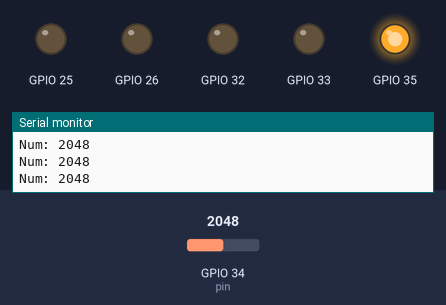
Recording of a sketch running on a simulated ESP32. Shown: output pins drawn as LEDs (lit = HIGH), the last lines printed to the serial monitor. The test bench sets the inputs (shaded band); at power-on: GPIO 34 (pin) = 2048.

Above: at 1.2 s.
1.3 s: GPIO 34 (pin) set to 315
3.2 s: GPIO 34 (pin) set to 267
At 4.1 s:
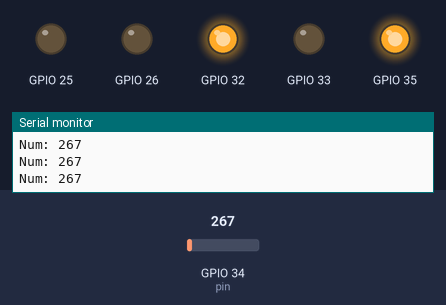
5.1 s: GPIO 34 (pin) set to 160
At 6.8 s:
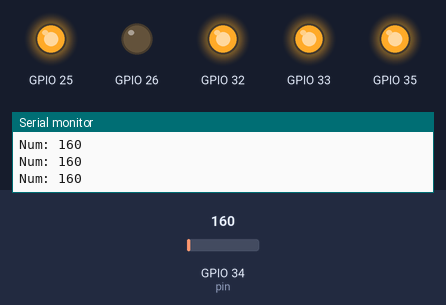
7.1 s: GPIO 34 (pin) set to 149
At 8.4 s:
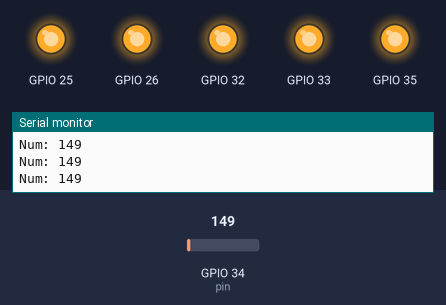
9.1 s: GPIO 34 (pin) set to 220
At 10.0 s:
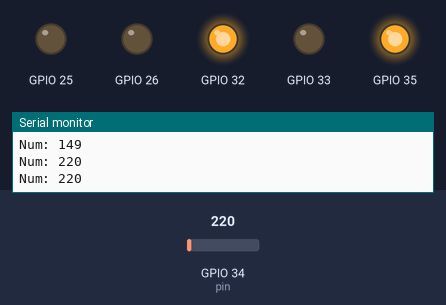
11.1 s: GPIO 34 (pin) set to 140
At 12.7 s:
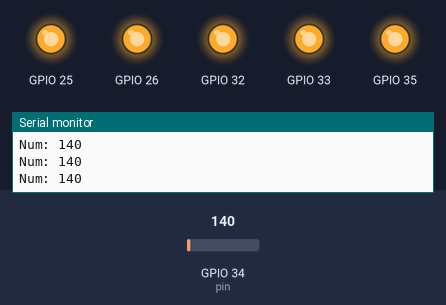
Timing chart, 0 to 14.1 s (numbered marks = the images above; inputs shaded):
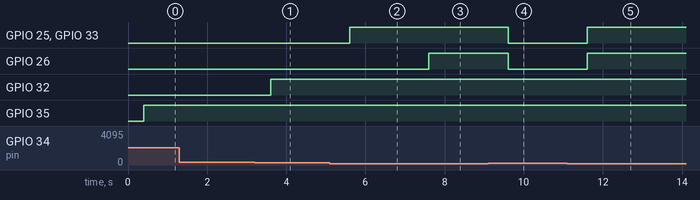

Measured:
- the behaviour switches between 300 and 299 on GPIO 34 (pin) (found by bisection; images 0 and 1)
- the behaviour switches between 160 and 159 on GPIO 34 (pin) (found by bisection; images 2 and 3)
- after the input at 3.2 s, GPIO 32: LOW → HIGH after 0.40 s
- after the input at 5.1 s, GPIO 25, GPIO 33: LOW → HIGH after 0.50 s
- after the input at 7.1 s, GPIO 26: LOW → HIGH after 0.50 s
- after the input at 9.1 s, GPIO 25, GPIO 26, GPIO 33: HIGH → LOW after 0.51 s
- after the input at 11.1 s, GPIO 25, GPIO 26, GPIO 33: LOW → HIGH after 0.51 s

The sketch:

LED_FlexStrength.ino
```cpp
int pin = 34;
void setup() {
  Serial.begin(115200);
  analogSetPinAttenuation(pin, ADC_11db);
  pinMode(35,OUTPUT);
  pinMode(32,OUTPUT);
  pinMode(33,OUTPUT);
  pinMode(25,OUTPUT);
  pinMode(26,OUTPUT);
}

void loop() {
  int num = analogRead(pin);
  Serial.print("Num: ");
  Serial.println(num);
  delay(400);
  if (num < 160)
  {
    digitalWrite(35,HIGH);
    digitalWrite(32,HIGH);
    digitalWrite(33,HIGH);
    digitalWrite(25,HIGH);
    digitalWrite(26,HIGH);
  }
  else if (num < 180)
  {
    digitalWrite(35,HIGH);
    digitalWrite(32,HIGH);
    digitalWrite(33,HIGH);
    digitalWrite(25,HIGH);
    digitalWrite(26,LOW);
  }
  else if (num < 200)
  {
    digitalWrite(35,HIGH);
    digitalWrite(32,HIGH);
    digitalWrite(33,HIGH);
    digitalWrite(25,LOW);
    digitalWrite(26,LOW);
  }
  else if (num < 300)
  {
    digitalWrite(35,HIGH);
    digitalWrite(32,HIGH);
    digitalWrite(33,LOW);
    digitalWrite(25,LOW);
    digitalWrite(26,LOW);
  }
  else if (num >= 301)
  {
    digitalWrite(35,HIGH);
    digitalWrite(32,LOW);
    digitalWrite(33,LOW);
    digitalWrite(25,LOW);
    digitalWrite(26,LOW);
  }
}
```
